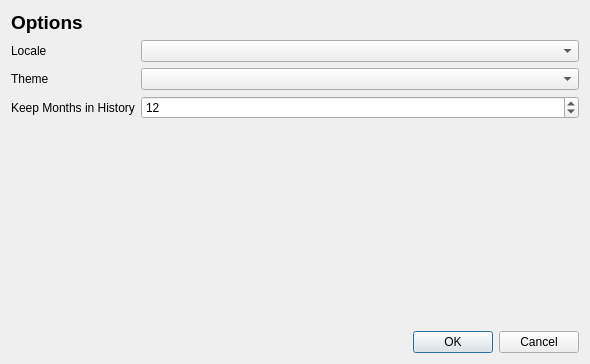
<?xml version="1.0" encoding="UTF-8"?>
<ui version="4.0">
 <class>Form</class>
 <widget class="QWidget" name="Form">
  <property name="geometry">
   <rect>
    <x>0</x>
    <y>0</y>
    <width>590</width>
    <height>364</height>
   </rect>
  </property>
  <property name="windowTitle">
   <string>Form</string>
  </property>
  <layout class="QHBoxLayout" name="horizontalLayout">
   <item>
    <layout class="QVBoxLayout" name="verticalLayout" stretch="0,1,0">
     <item>
      <widget class="QLabel" name="editorTitle">
       <property name="font">
        <font>
         <pointsize>14</pointsize>
         <weight>75</weight>
         <bold>true</bold>
        </font>
       </property>
       <property name="text">
        <string>Options</string>
       </property>
      </widget>
     </item>
     <item>
      <layout class="QFormLayout" name="formLayout">
       <item row="0" column="0">
        <widget class="QLabel" name="localeLabel">
         <property name="text">
          <string>Locale</string>
         </property>
        </widget>
       </item>
       <item row="0" column="1">
        <widget class="QComboBox" name="localeBox"/>
       </item>
       <item row="1" column="0">
        <widget class="QLabel" name="themeLabel">
         <property name="text">
          <string>Theme</string>
         </property>
        </widget>
       </item>
       <item row="1" column="1">
        <widget class="QComboBox" name="themeBox"/>
       </item>
       <item row="2" column="0">
        <widget class="QLabel" name="historyLabel">
         <property name="text">
          <string>Keep Months in History</string>
         </property>
        </widget>
       </item>
       <item row="2" column="1">
        <widget class="QSpinBox" name="historyBox">
         <property name="minimum">
          <number>2</number>
         </property>
         <property name="value">
          <number>12</number>
         </property>
        </widget>
       </item>
      </layout>
     </item>
     <item>
      <widget class="QDialogButtonBox" name="buttonBox">
       <property name="standardButtons">
        <set>QDialogButtonBox::Cancel|QDialogButtonBox::Ok</set>
       </property>
      </widget>
     </item>
    </layout>
   </item>
  </layout>
 </widget>
 <resources/>
 <connections/>
</ui>
